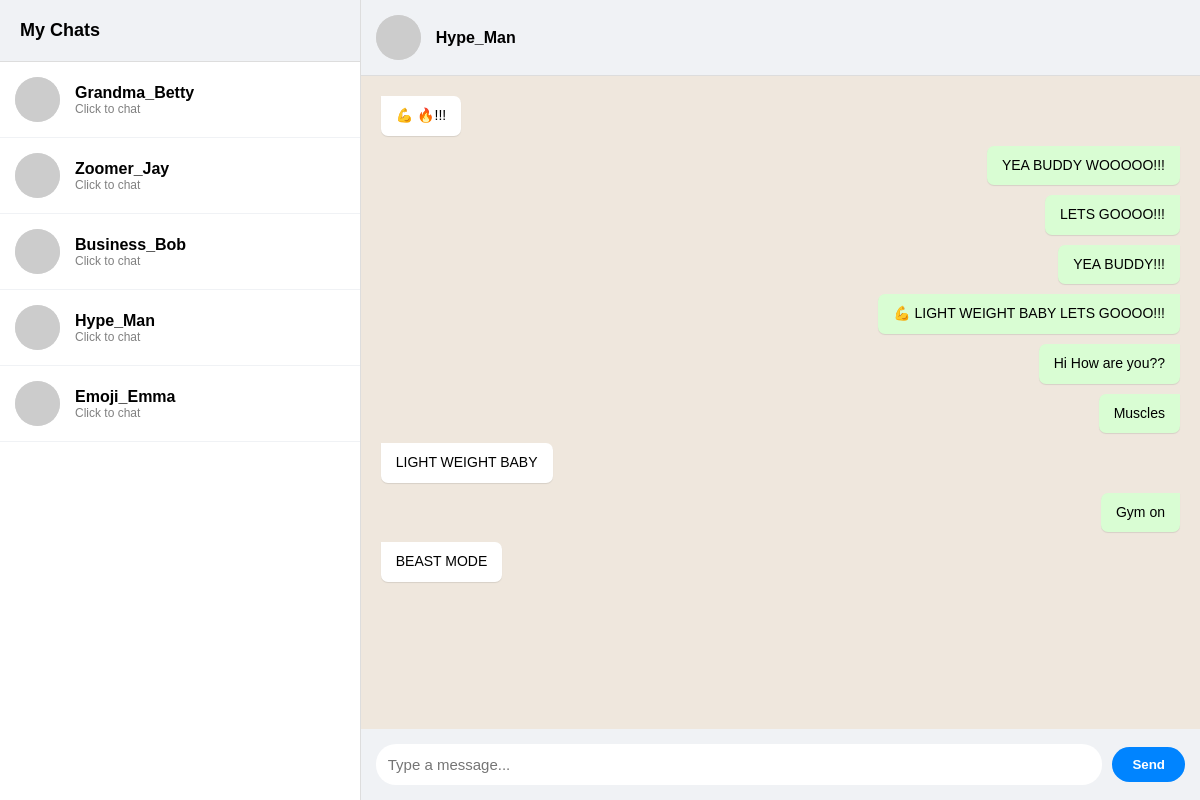
The page /chat/5/ (signed in) on the database its author committed.
### chat/models.py (models this page shows, shortened)
class Message(models.Model):
    sender = models.ForeignKey(User, on_delete=models.CASCADE, related_name='sent_messages')
    receiver = models.ForeignKey(User, on_delete=models.CASCADE, related_name='received_messages')
    content = models.TextField()
    timestamp = models.DateTimeField(auto_now_add=True)
    class Meta:
        ordering = ['timestamp']

### chat/views.py (the view)
# urls.py: path('<int:user_id>/', views.chat_room, name='chat_room'), # Specific chat
@login_required
def chat_room(request, user_id):
    users = User.objects.exclude(id=request.user.id)
    other_user = get_object_or_404(User, id=user_id)
    messages = Message.objects.filter(
        Q(sender=request.user, receiver=other_user) |
        Q(sender=other_user, receiver=request.user)
    ).order_by('timestamp')
    users_ids = [request.user.id, other_user.id]
    users_ids.sort() # Sorts to [1, 5]
    room_name = f"chat_{users_ids[0]}_{users_ids[1]}"
    return render(request, 'chat/room.html', {
        'users': users,
        'other_user': other_user,
        'messages': messages,
        'room_name': room_name # <--- We pass this specific room to the frontend
    })

### chat/templates/chat/room.html (shortened to what this page needs)
<!DOCTYPE html>
<html>
<head>
</head>
<body>
    <div id="sidebar">
        <div class="sidebar-header">My Chats</div>
        <div class="user-list">
            {% for user in users %}
                <a href="{% url 'chat_room' user.id %}" class="user-item">
                    <img src="https://api.dicebear.com/9.x/avataaars/svg?seed={{ user.username }}" class="user-avatar">
                    <div>
                        <div style="font-weight: bold;">{{ user.username }}</div>
                        <div style="font-size: 12px; color: gray;">Click to chat</div>
                    </div>
                </a>
            {% endfor %}
        </div>
    </div>
    <div id="chat-area">
        {% if other_user %}
            <div class="chat-header">
                <img src="https://api.dicebear.com/9.x/avataaars/svg?seed={{ other_user.username }}" class="user-avatar">
                <h3>{{ other_user.username }}</h3>
            </div>
            <div id="chat-log">
                {% for message in messages %}
                    <div class="message {% if message.sender == request.user %}sent{% else %}received{% endif %}">
                        {{ message.content }}
                    </div>
                {% endfor %}
            </div>
            <div id="input-area">
                <input id="chat-message-input" type="text" placeholder="Type a message...">
                <button id="chat-message-submit">Send</button>
            </div>
        {% endif %}
    </div>
</body>
</html>

### chat/templates/chat/room.html (style rules this page uses)
body { margin: 0; font-family: sans-serif; display: flex; height: 100vh; background-color: #e5ddd5; }
#sidebar { width: 30%; background: white; border-right: 1px solid #ddd; display: flex; flex-direction: column; }
.sidebar-header { padding: 20px; background: #f0f2f5; border-bottom: 1px solid #ddd; font-weight: bold; font-size: 18px; }
.user-list { flex: 1; overflow-y: auto; }
.user-item { padding: 15px; border-bottom: 1px solid #f0f2f5; cursor: pointer; display: flex; align-items: center; text-decoration: none; color: black; transition: background 0.2s; }
.user-avatar { width: 45px; height: 45px; border-radius: 50%; margin-right: 15px; background-color: #ddd; }
#chat-area { width: 70%; display: flex; flex-direction: column; background: #efe7dd; }
.chat-header { padding: 15px; background: #f0f2f5; border-bottom: 1px solid #ddd; display: flex; align-items: center; }
.chat-header h3 { margin: 0; font-size: 16px; }
#chat-log { flex: 1; padding: 20px; overflow-y: scroll; display: flex; flex-direction: column; gap: 10px; }
.message { padding: 10px 15px; border-radius: 7px; max-width: 60%; font-size: 14px; position: relative; box-shadow: 0 1px 1px rgba(0,0,0,0.1); line-height: 1.4; }
.sent { background: #d9fdd3; align-self: flex-end; border-top-right-radius: 0; }
.received { background: white; align-self: flex-start; border-top-left-radius: 0; }
#input-area { padding: 15px; background: #f0f2f5; display: flex; gap: 10px; align-items: center; }
input { flex: 1; padding: 12px; border-radius: 20px; border: none; outline: none; font-size: 15px; }
button { padding: 10px 20px; border-radius: 20px; border: none; background: #0084ff; color: white; cursor: pointer; font-weight: bold; }

### rows shown on the page
Message: content "💪 🔥!!!"
Message: content "YEA BUDDY WOOOOO!!!"
Message: content "LETS GOOOO!!!"
Message: content "YEA BUDDY!!!"
Message: content "💪 LIGHT WEIGHT BABY LETS GOOOO!!!"
Message: content "Hi How are you??"
Message: content "Muscles"
Message: content "LIGHT WEIGHT BABY"
Message: content "Gym on"
Message: content "BEAST MODE"

### other values the page prints
{{ user.username }} "Grandma_Betty"
{{ user.username }} "Zoomer_Jay"
{{ user.username }} "Business_Bob"
{{ user.username }} "Hype_Man"
{{ user.username }} "Emoji_Emma"
{{ other_user.username }} "Hype_Man"
